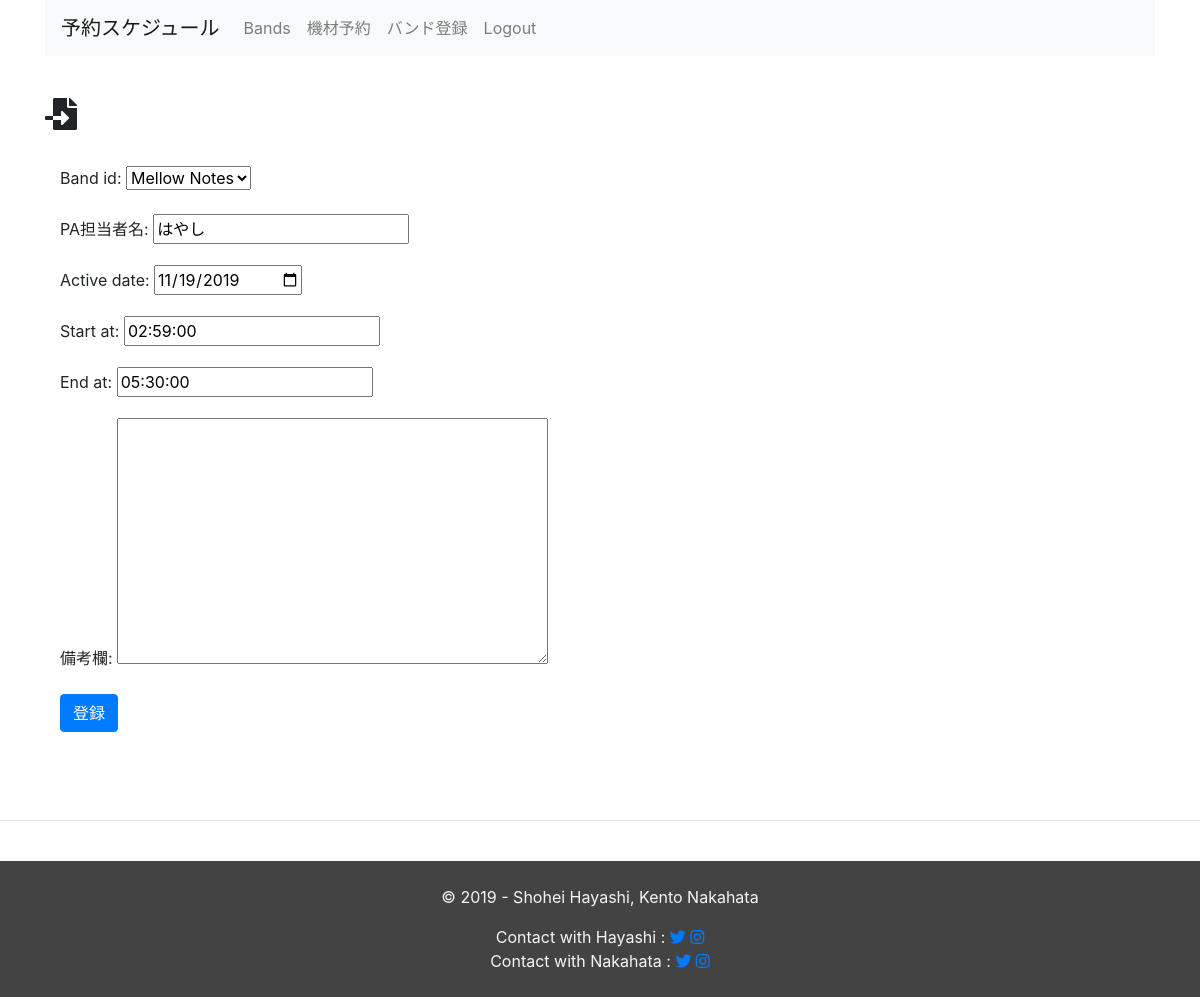
The page /equipment_management/updete_schedule/23/ (signed in) on the database its author committed.
### equipment_management/models.py (models this page shows, shortened)
class Schedule(models.Model):
  band_id = models.ForeignKey(Band, on_delete=models.CASCADE)
  pa_name = models.CharField(max_length=255, verbose_name='PA担当者名')
  active_date = models.DateField(default=timezone.now)
  start_at = models.TimeField(default= nine_hours_hence())
  end_at = models.TimeField(default=two_hours_hence)
  text = models.TextField(blank=True, verbose_name='備考欄')
  created_at = models.DateTimeField(auto_now=True)
  updated_at = models.DateTimeField(auto_now=True)

### equipment_management/views.py (the view)
# urls.py: path('updete_schedule/<int:pk>/', views.update_schedule, name='update_schedule'),
@login_required
def update_schedule(request, pk):
  schedule = get_object_or_404(Schedule, pk=pk)
  form = ScheduleCreateForm(request.POST or None, instance=schedule)
  if request.method == 'POST' and form.is_valid():
    form.save()
    return redirect('equipment:month')
  context = {
      'form': form,
  }
  return render(request, 'equipment_management/band_form.html', context)

### equipment_management/forms.py
class ScheduleCreateForm(forms.ModelForm):
  class Meta:
    model = Schedule
    fields = '__all__'
    widgets = {
        'active_date': DateInput(),
    }

### equipment_management/models.py (called while the page is built)
  def __str__(self):
      return self.band_name

### equipment_management/templates/equipment_management/band_form.html (shortened to what this page needs)
{% extends 'equipment_management/base.html' %}
{% block content %}
<br>
<h2><i class="fas fa-file-import"></i> {{ title }}</h2>
<br>
<div class="container">
  <form action="" method="POST">
  {{ form.as_p }}
  <button type="submit" class="btn btn-primary">登録</button>
  </form>
</div>
{% endblock %}
{% block extrajs %}
    <link rel="stylesheet" type="text/css"
          href="https://cdnjs.cloudflare.com/ajax/libs/timedropper/1.0/timedropper.min.css">
{% endblock %}

### equipment_management/static/css/table.css (style rules this page uses)
button { font-size: small; }

### rows shown on the page
Schedule: band_id "Mellow Notes", pa_name "はやし", active_date "11/19/2019", start_at "02:59:00", end_at "05:30:00"
